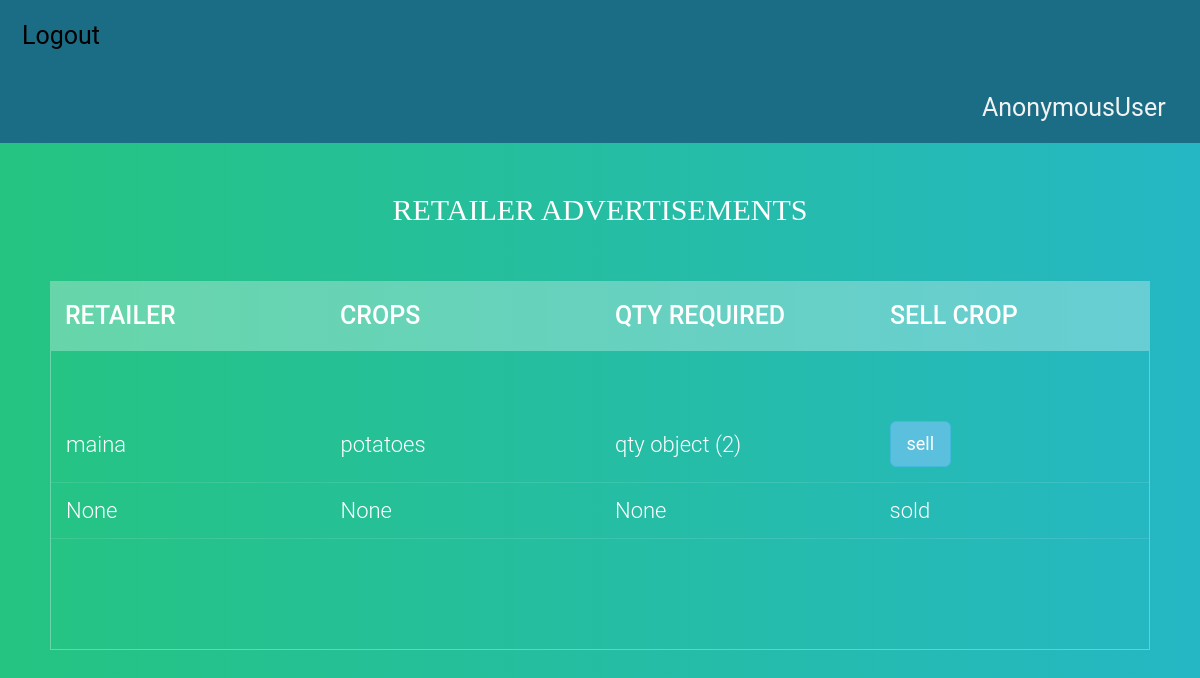
Page /crop_details_farmer on the committed database.
### homepage/models.py (models this page shows)
class r_ad_details(models.Model):
    user = models.ForeignKey(User, default=1)
    retailer_details = models.ForeignKey(retailer,blank=True, null=True)
    crop_details = models.ForeignKey(crop,blank=True, null=True)
    qty_details = models.ForeignKey(qty,blank=True, null=True)
    status_update = models.BooleanField(default = False)

class retailer(models.Model):
    user = models.ForeignKey(User, default=1)
    rname = models.CharField(max_length=250)
    phone = models.IntegerField(default=0)
    address = models.CharField(max_length=500)
    aadhar_no = models.IntegerField(default=0)
    def __str__(self):
        return self.rname

class crop(models.Model):
    cropid = models.AutoField(primary_key=True)
    cname = models.CharField(max_length=250)
    cimage = models.ImageField(upload_to = 'Desktop/', default = 'Desktop/None/no-img.jpg')
    def __str__(self):
        return self.cname

class qty(models.Model):
    fid = models.CharField(max_length=250)
    crop_details =  models.ForeignKey(crop)
    q = models.IntegerField
    price = models.FloatField

### homepage/views.py (the view)
# urls.py: url(r'^crop_details_farmer$', views.crop_details_farmer, name='crop_details_farmer'),
def crop_details_farmer(request):
    posts = r_ad_details.objects.all();
    args = {'posts': posts }
    return render(request, 'homepage/crop_ad_details.html', args)

### homepage/templates/homepage/crop_ad_details.html (shortened to what this page needs)
{% load staticfiles %}
<html>
<head>
  <link rel="stylesheet" href="https://maxcdn.bootstrapcdn.com/bootstrap/3.3.7/css/bootstrap.min.css">
 <link href="{% static 'homepage/tablecss.css' %}" rel="stylesheet">
</head>
<body  id="myPage"  data-spy="scroll" data-target=".navbar" data-offset="60">
<div class="topnav">
     <a  href="{% url 'farmerlogoutt' %}">Logout</a>
    <a class="activee" href="{% url 'farmer_dash' %}"> {{ user }}  </a>
 </div>
<section>
  <h1>Retailer Advertisements</h1>
  <div class="tbl-header">
    <table cellpadding="0" cellspacing="0" border="0">
      <thead>
        <tr>
          <th>RETAILER</th>
          <th>CROPS</th>
          <th>Qty Required</th>
          <th>Sell crop</th>
        </tr>
      </thead>
    </table>
  </div>
  <div class="tbl-content">
    <table cellpadding="0" cellspacing="0" border="0">
      <tbody>
          {% for p in posts %}
        <tr>
          <td>{{ p.retailer_details }}</td>
          <td>{{ p.crop_details }}</td>
          <td>{{ p.qty_details }}</td>
            {%  if  p.status_update  == False %}
             <td><button onclick="window.location.href='sell_crop'" type="button" class="btn btn-info btn-lg" data-toggle="modal" data-target="#myModal">sell</button></td>
            {% else %}
             <td>sold</td>
            {% endif %}
        </tr>
         {% endfor %}
      </tbody>
    </table>
  </div>
</section>
</body>
</html>

### homepage/static/homepage/tablecss.css (style rules this page uses)
h1 { font-size: 30px; color: #fff; text-transform: uppercase; font-weight: 300; font-family: cursive; text-align: center; margin-bottom: 15px; }
table { margin-top: 5%; width:100%; table-layout: fixed; }
.tbl-header { background-color: rgba(255,255,255,0.3); }
.tbl-content { height:300px; overflow-x:auto; margin-top: 0px; border: 1px solid rgba(255,255,255,0.3); }
th { padding: 20px 15px; text-align: left; font-weight: 500; font-size: 25px; color: #fff; text-transform: uppercase; }
td { padding: 15px; text-align: left; vertical-align:middle; font-weight: 300; font-size: 22px; color: #fff; border-bottom: solid 1px rgba(255,255,255,0.1); }
body { background: -webkit-linear-gradient(left, #25c481, #25b7c4); background: linear-gradient(to right, #25c481, #25b7c4); font-family: 'Roboto', sans-serif; }
section { margin: 50px; }

### homepage/templates/homepage/crop_ad_details.html (style rules this page uses)
.topnav { position: relative; }
.topnav { overflow: hidden; background-color: #1b6d85; }
.topnav a { float: left; display: block; color: #f2f2f2; text-align: center; padding: 18px 22px; text-decoration: none; font-size: 25px; }
.activee { margin-left: 80%; }

### rows in the picture
r_ad_details: retailer_details "maina", crop_details "potatoes", qty_details "qty object (2)", status_update "sell"
r_ad_details: retailer_details "None", crop_details "None", qty_details "None", status_update "sold"

### other values in the picture
{{ user }} "AnonymousUser"
